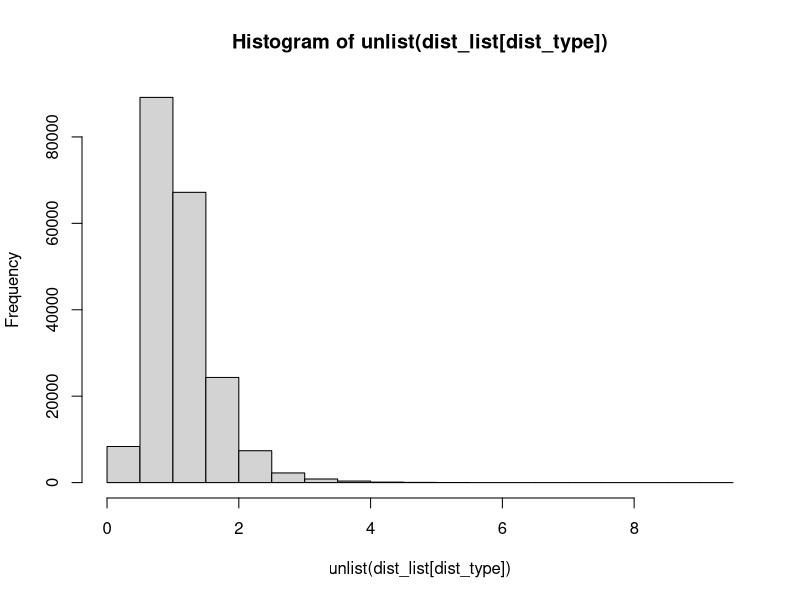
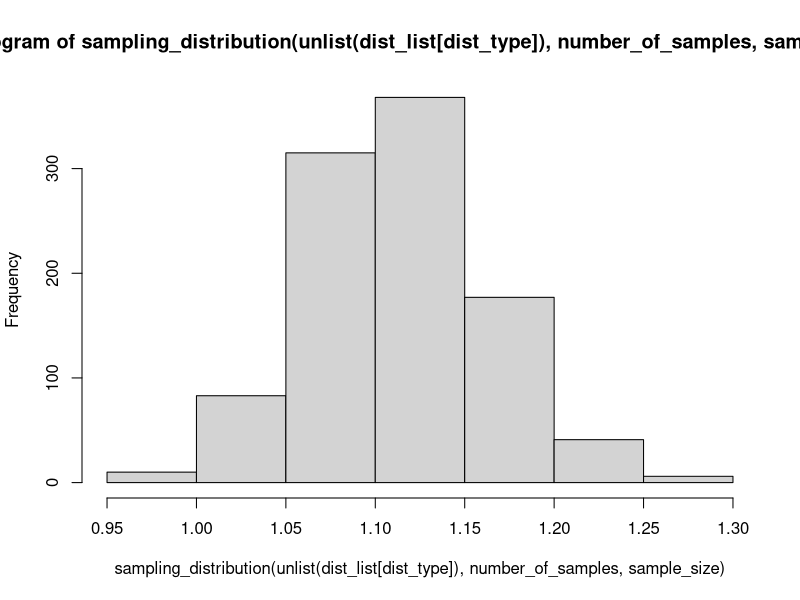

Recreate these plots in R, in order.
set.seed(1) ## every random value produced will be the same
population_size = 100000

### each column contains a vector representing a different pop dist the user can choose from
distributions_df <- data.frame(
  "Bernoulli" = rbinom(population_size, size = 1, prob = 0.63),
  "Bimodal" = c(
    rnorm(population_size, mean = 0, sd = 5),
    rnorm(population_size, mean = 20, sd = 5)
  ),
  "Binomial" = rbinom(population_size, size = 20, prob = 0.5),
  "Chi-Square" = rchisq(population_size, df = 70),
  "F" = rf(population_size, df1 = 30, df2 = 20),
  "Logistic" = rlogis(population_size, location = 0, scale = 1),
  "Normal Distribution (Gaussian)" = rnorm(population_size, mean = 0, sd = 1),
  "Poisson" = rpois(population_size, lambda = 4),
  "Student t" = rt(population_size, df = 30),
  "Uniform" = runif(population_size, min = 0, max = 100)
)

distributions_list = lapply(distributions_df, as.numeric) ## converting df to list 

## returns a vector of sample means sampled from a given population distribution
sampling_distribution <- function(pop_dist, number_of_samples, sample_size) {
  sample_mean <- c()
  for (i in 1:number_of_samples) { 
    sample_mean[i] = mean(sample(pop_dist, size=sample_size, replace = T))
  }
  return(sample_mean)
}

## create_histograms <- function(pop_dist, sample_mean) {
##  hist(pop_dist); hist(sample_mean)
## }

input_to_hist <- function(dist_list, dist_type, number_of_samples, sample_size) {
      hist(unlist(dist_list[dist_type]))
      hist(sampling_distribution(unlist(dist_list[dist_type]), number_of_samples, sample_size))
  }

input_to_hist(distributions_list, "F", 1000, 100)

